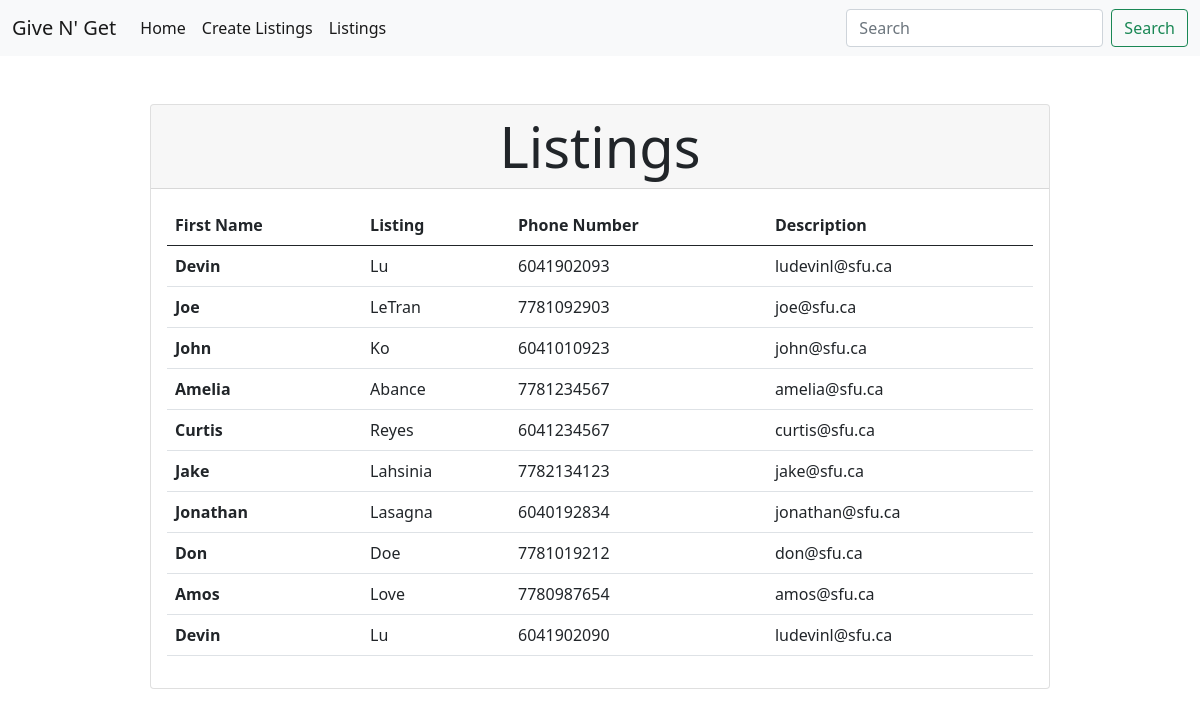
/tabular_listings, run on an earlier commit of the app's database.
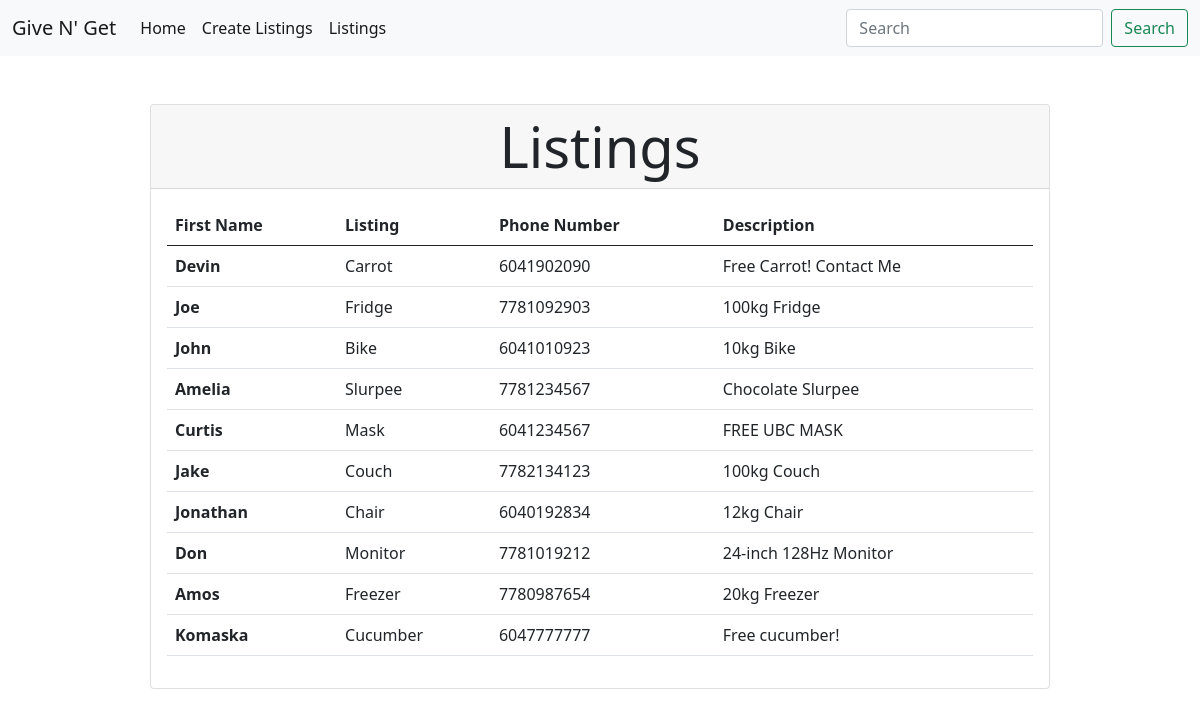
And on a later commit of the database.
### website/models.py (models this page shows, shortened)
class User(db.Model):
	phone_number = db.Column(db.String(10), primary_key=True)
	first_name = db.Column(db.String(26), nullable=False)
	last_name = db.Column(db.String(26), nullable=False)
	email = db.Column(db.String(320), nullable=False)

### website/views.py (the view)
@views.route("/tabular_listings")
def listings():
    users = User.query.all()
    context = {
        "users": users
    }
    return render_template("/table.html", context=context)

### website/templates/table.html
{% extends "base.html" %}
{% block content %}
    <div class="card mx-auto w-75 my-5">
            <h1 class="card-header card-title text-center display-4">Listings</h1>
            <div class="card-body">
                <table class="table table-hover table-responsive">
                <thead>
                    <tr>
                    <th scope="col">First Name</th>
                    <th scope="col">Listing</th>
                    <th scope="col">Phone Number</th>
                    <th scope="col">Description</th>
                    </tr>
                </thead>
                <tbody>
                    {% for user in context.users %}
                        <tr>
                            <th scope="row">{{user.first_name}}</th>
                            <td>{{user.last_name}}</td>
                            <td>{{user.phone_number}}</td>
                            <td>{{user.email}}</td>
                        </tr>
                    {% endfor %}
                </tbody>
                </table>
            </div>
        </div>
{% endblock %}

### website/templates/base.html (shortened to what this page needs)
<!doctype html>
<html>
    <head>
        {% block head %}
        <link rel="stylesheet" href="{{ url_for('static',filename='styles/bootstrap.min.css') }}">
        <link rel= "stylesheet" type= "text/css" href= "{{ url_for('static',filename='styles/base.css') }}">
        {% endblock %}
    </head>
    <body>
        <nav class="navbar navbar-expand-lg navbar-light bg-light">
        <div class="container-fluid">
            <a class="navbar-brand" href="#">Give N' Get</a>
            <div class="collapse navbar-collapse" id="navbarSupportedContent">
            <ul class="navbar-nav me-auto mb-2 mb-lg-0">
                <li class="nav-item">
                    <a class="nav-link active" aria-current="page" href="/">Home</a>
                </li>
                <li class="nav-item">
                    <a class="nav-link active" href="/create_listing">Create Listings</a>
                </li>
                <li class="nav-item">
                    <a class="nav-link active" href="/tabular_listings">Listings</a>
                </li>
            </ul>
            <form class="d-flex">
                <input class="form-control me-2" type="search" placeholder="Search" aria-label="Search">
                <button class="btn btn-outline-success" type="submit">Search</button>
            </form>
            </div>
        </div>
        </nav>
        {% block content %}
        {% endblock %}
    </body>
</html>

What changed in the data, as far as the page shows it:
removed User: first_name "Devin", last_name "Lu", phone_number "6041902093", email "ludevinl@sfu.ca"
changed User "Devin": last_name "Lu" → "Carrot"; email "ludevinl@sfu.ca" → "Free Carrot! Contact Me"; moves up the list
changed User "Joe": last_name "LeTran" → "Fridge"; email "joe@sfu.ca" → "100kg Fridge"
changed User "John": last_name "Ko" → "Bike"; email "john@sfu.ca" → "10kg Bike"
changed User "Amelia": last_name "Abance" → "Slurpee"; email "amelia@sfu.ca" → "Chocolate Slurpee"
changed User "Curtis": last_name "Reyes" → "Mask"; email "curtis@sfu.ca" → "FREE UBC MASK"
changed User "Jake": last_name "Lahsinia" → "Couch"; email "jake@sfu.ca" → "100kg Couch"
changed User "Jonathan": last_name "Lasagna" → "Chair"; email "jonathan@sfu.ca" → "12kg Chair"
changed User "Don": last_name "Doe" → "Monitor"; email "don@sfu.ca" → "24-inch 128Hz Monitor"
changed User "Amos": last_name "Love" → "Freezer"; email "amos@sfu.ca" → "20kg Freezer"
added User: first_name "Komaska", last_name "Cucumber", phone_number "6047777777", email "Free cucumber!"
